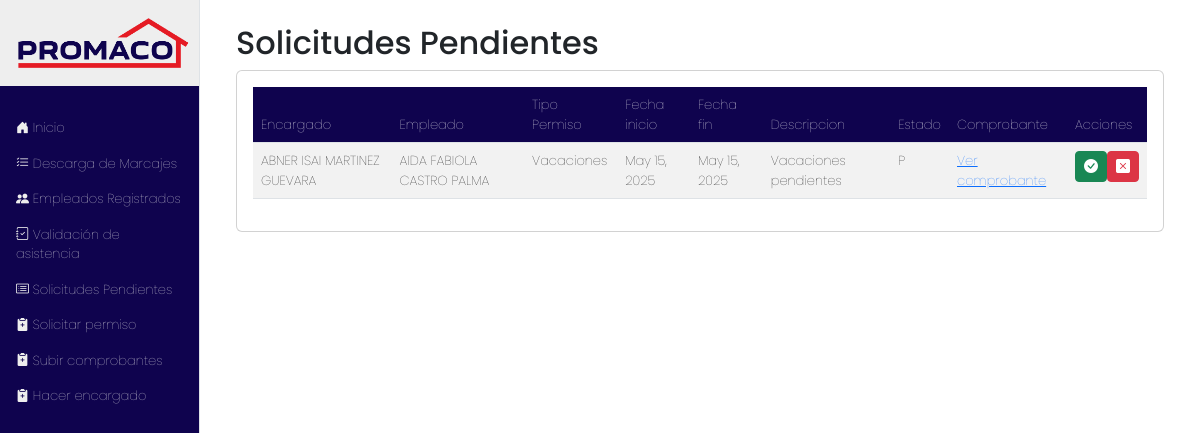
Page /marcaje/solicitud/ on the earlier database version.
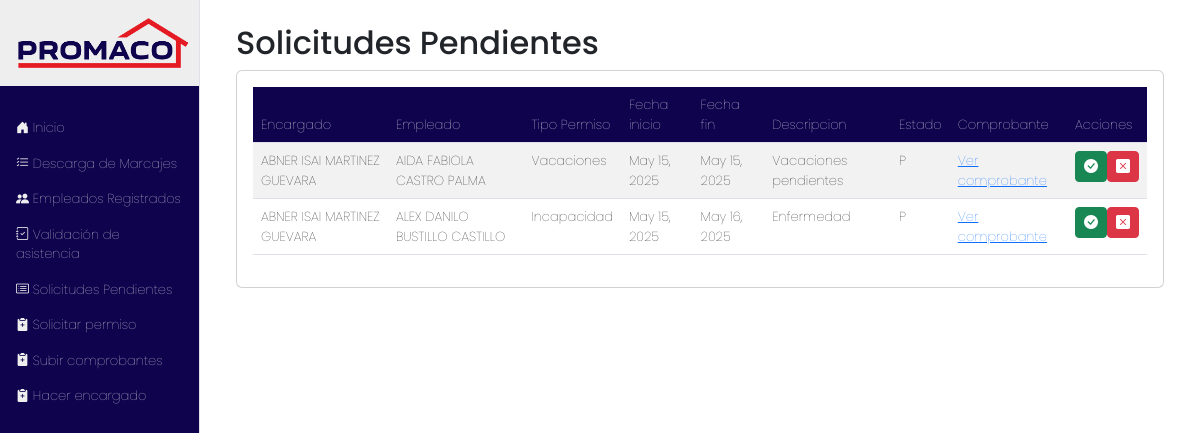
Same page on the later database version.
### marcaje/models.py (models this page shows, shortened)
class PermisoComprobante(models.Model):
    permiso = models.ForeignKey(Permisos, on_delete=models.CASCADE)
    comprobante = models.FileField()

class Permisos(models.Model):
    ESTADO_SOLICITUD = [
        ('P', 'Pendiente'),
        ('A', 'Aprobada'),
        ('R', 'Rechazada'),
    ]
    encargado = models.ForeignKey(Empleado, related_name="solicitudes_enviadas", on_delete=models.PROTECT)
    empleado = models.ForeignKey(Empleado, on_delete=models.CASCADE)
    tipo_permiso = models.ForeignKey(TipoPermisos, on_delete=models.PROTECT)
    fecha_inicio = models.DateField()
    fecha_final = models.DateField()
    fecha_solicitud = models.DateTimeField(auto_now=True)
    descripcion = models.CharField(max_length=300)
    tiene_comprobante = models.BooleanField(default=False)
    estado_solicitud = models.CharField(choices=ESTADO_SOLICITUD, default='P')

class Empleado(models.Model):
    id_externo = models.IntegerField(unique=True)
    codigo = models.CharField(max_length=20)
    nombre = models.CharField(max_length=100)
    departamento = models.CharField(max_length=100)
    sucursal = models.ForeignKey(Sucursal, on_delete=models.PROTECT)
    es_encargado = models.BooleanField(default=False)
    class Meta:
        verbose_name = "Empleado"
        verbose_name_plural = "Empleados"
        ordering = ['nombre']
    def __str__(self):
        return f"{self.nombre} "

class TipoPermisos(models.Model):
    tipo = models.CharField(max_length=100)

### marcaje/views.py (the view)
# urls.py: path('solicitud/', views.solicitud_rh),
def solicitud_rh(request):
    permiso = PermisoComprobante.objects.all()
    return render(request, 'solicitudes_rh.html', {'permiso': permiso},)

### marcaje/templates/solicitudes_rh.html (shortened to what this page needs)
{% extends 'base.html'%}
{% block content %}
{% load static %}
<link rel="stylesheet" href="{% static 'styles/menu.css' %}">
<div class="container mt5">
<h2>Solicitudes Pendientes</h2>
<div class="card">
    <div class="card-body">
        <div class="table-responsive">
            <table id="permisos-pendientes" class="table styled-table table-striped table-hover">
                <thead>
                    <th>Encargado</th>
                    <th>Empleado</th>
                    <th>Tipo Permiso</th>
                    <th>Fecha inicio</th>
                    <th>Fecha fin</th>
                    <th>Descripcion</th>
                    <th>Estado</th>
                    <th>Comprobante</th>
                    <th>Acciones</th>
                </thead>
                <tbody>
                    {%for p in permiso %}
                    <tr>
                        <td>{{p.permiso.encargado}}</td>
                        <td>{{p.permiso.empleado}}</td>
                        <td>{{p.permiso.tipo_permiso.tipo}}</td>
                        <td>{{p.permiso.fecha_inicio}}</td>
                        <td>{{p.permiso.fecha_final}}</td>
                        <td>{{p.permiso.descripcion}}</td>
                        <td>{{p.permiso.estado_solicitud}}</td>
                        <td>
                            {% if p.comprobante %}
                            <a href="{{p.comprobante.url}}" target="_blank">Ver comprobante</a>
                        </td>
                        {% endif %}
                        <td>
                            <div class="actions d-flex align-items-center">
                                <button class="btn btn-success btn-sm"><i class="bi bi-check-circle-fill"></i></button>
                            <button class="btn btn-danger btn-sm"><i class="bi bi-x-square-fill"></i></button>
                            </div>
                        </td>
                    </tr>
                    {% endfor %}
                </tbody>
            </table>
        </div>
    </div>
</div>
</div>
{%endblock%}

Differences in the rows shown:
added PermisoComprobante: permiso.encargado "ABNER ISAI MARTINEZ GUEVARA", permiso.empleado "ALEX DANILO BUSTILLO CASTILLO", permiso.tipo_permiso.tipo "Incapacidad", permiso.fecha_inicio "May 15, 2025", permiso.fecha_final "May 16, 2025", permiso.descripcion "Enfermedad", permiso.estado_solicitud "P"
